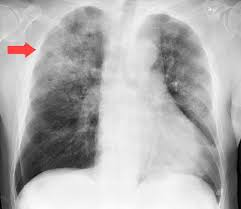
#> input picture img1.jpg, 241 x 209 px
$ python main.py
#> lines starting #> are read from the running program, lines starting #| are printed output that depends on the picture
from PIL import Image
import numpy as np

img = Image.open("img1.jpg")
#> img is the input picture: PIL image 241x209 RGB; mean R, G, B 177.7, 176.8, 176.8
img = img.convert("L")
#> img: PIL image 241x209 L
img = img.resize((128, 128))
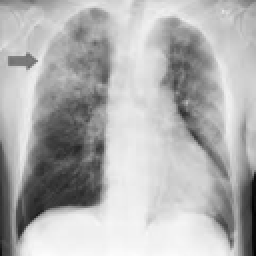
#> img: PIL image 128x128 L (shown 2 times larger); min 0, max 252, mean 177.1
img_array = np.array(img)
img_array = img_array.astype("float32")/255.0
features = img_array.flatten()
#> features = 16384 values, max 0.988 at index 16277, min 0 at index 13310, mean 0.694
mean = img_array.mean()
#> mean = 0.694
std = img_array.std()
#> std = 0.218
m = img_array.min()
#> m = 0
M = img_array.max()
#> M = 0.988
features = np.concatenate([features, [mean, std, m, M]])
#> features = 16388 values, max 0.988 at index 16277, min 0 at index 13310, mean 0.694
X = features.reshape(1, -1)
Y = np.array([1])
